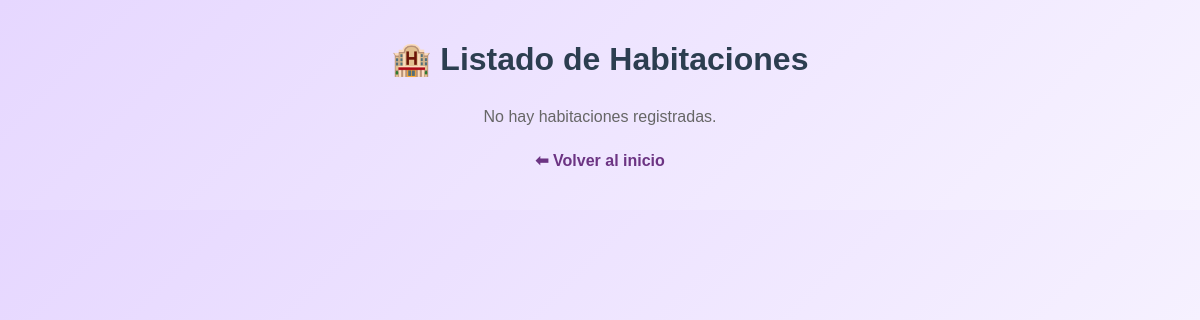
Before: /views/ver_habitaciones.php with the older database file.
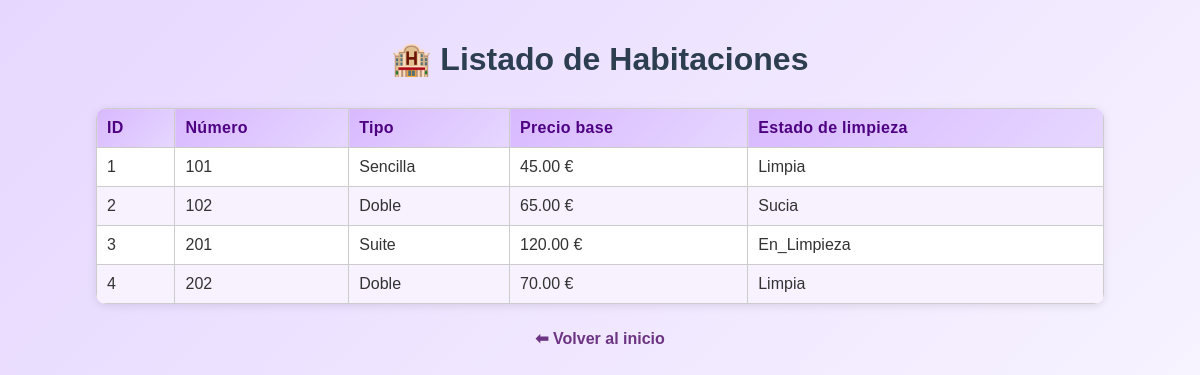
After: the same page with the newer database file.
### tables this page shows
CREATE TABLE IF NOT EXISTS habitaciones (
  id INT UNSIGNED AUTO_INCREMENT PRIMARY KEY,
  numero INT UNSIGNED NOT NULL UNIQUE,
  tipo ENUM('Sencilla', 'Doble', 'Suite') NOT NULL,
  precio_base DECIMAL(10,2) NOT NULL,
  estado_limpieza ENUM('Limpia', 'Sucia', 'En_Limpieza') NOT NULL DEFAULT 'Limpia',
  fecha_creacion TIMESTAMP DEFAULT CURRENT_TIMESTAMP
);

### src/Habitacion.php (called while the page is built, shortened)
<?php
class Habitacion {
    public static function obtenerHabitaciones(): array {
        require_once __DIR__ . '/../db/conexion.php';
        try {
            $consulta = $conexion->query("SELECT * FROM habitaciones");
            $habitaciones = $consulta->fetchAll(PDO::FETCH_ASSOC);
            return $habitaciones;
        } catch (PDOException $e) {
            echo "Error al obtener habitaciones: " . $e->getMessage();
            return [];
        }
    }
}

### views/ver_habitaciones.php (the view, shortened to what this page needs)
<?php
require_once __DIR__ . '/../src/Habitacion.php';
$habitaciones = Habitacion::obtenerHabitaciones();
?>
<!DOCTYPE html>
<html lang="es">
<head>
    <link rel="stylesheet" href="../assets/css/estilos.css">
</head>
<body>
    <h1 class="titulo-vista">🏨 Listado de Habitaciones</h1>
    <?php if (!empty($habitaciones)) : ?>
        <table class="tabla-datos">
            <thead>
                <tr>
                    <th>ID</th>
                    <th>Número</th>
                    <th>Tipo</th>
                    <th>Precio base</th>
                    <th>Estado de limpieza</th>
                </tr>
            </thead>
            <tbody>
                <?php foreach ($habitaciones as $hab): ?>
                    <tr>
                        <td><?= htmlspecialchars((string)$hab["id"]) ?></td>
                        <td><?= htmlspecialchars((string)$hab["numero"]) ?></td>
                        <td><?= htmlspecialchars((string)$hab["tipo"]) ?></td>
                        <td><?= htmlspecialchars((string)$hab["precio_base"]) ?> €</td>
                        <td><?= htmlspecialchars((string)$hab["estado_limpieza"]) ?></td>
                    </tr>
                <?php endforeach; ?>
            </tbody>
        </table>
    <?php else : ?>
        <p class="mensaje-vacio">No hay habitaciones registradas.</p>
    <?php endif; ?>
    <a href="../index.php" class="volver">⬅ Volver al inicio</a>
</body>
</html>

### assets/css/estilos.css (style rules this page uses)
body { font-family: Arial, sans-serif; background: linear-gradient(135deg, #e6d7ff, #f7f3ff); margin: 40px; color: #333; }
h1 { color: #2c3e50; text-align: center; margin-bottom: 30px; }
table { border-collapse: collapse; width: 90%; margin: 30px auto; background-color: #ffffff; border-radius: 10px; overflow: hidden; box-shadow: 0 3px 8px rgba(0, 0, 0, 0.1); }
th, td { border: 1px solid #e0d4f7; padding: 12px 10px; text-align: left; }
th { background: linear-gradient(135deg, #d8b8ff, #e6d7ff); color: #4e0083; font-weight: bold; letter-spacing: 0.3px; }
tr:nth-child(even) { background-color: #f8f1ff; }
.volver { margin-top: 10px; display: block; text-align: center; color: #555; text-decoration: none; }
.titulo-vista { text-align: center; color: #2c3e50; margin-top: 20px; }
.tabla-datos { border-collapse: collapse; width: 90%; margin: 20px auto; background: #fff; box-shadow: 0 2px 8px rgba(0,0,0,0.1); }
.tabla-datos th, .tabla-datos td { border: 1px solid #ccc; padding: 10px; text-align: left; }
.tabla-datos th { background-color: #eee; font-weight: bold; }
.volver { display: block; text-align: center; margin: 25px 0; text-decoration: none; color: #6c3483; font-weight: bold; }
.mensaje-vacio { text-align: center; color: #666; }

Changed rows visible on the page:
added habitaciones: id "1", numero "101", tipo "Sencilla", precio_base "45.00", estado_limpieza "Limpia"
added habitaciones: id "2", numero "102", tipo "Doble", precio_base "65.00", estado_limpieza "Sucia"
added habitaciones: id "3", numero "201", tipo "Suite", precio_base "120.00", estado_limpieza "En_Limpieza"
added habitaciones: id "4", numero "202", tipo "Doble", precio_base "70.00", estado_limpieza "Limpia"
Other visible differences:
text no longer shown: "No hay habitaciones registradas."
text now shown: "ID Número Tipo Precio base Estado de limpieza"
